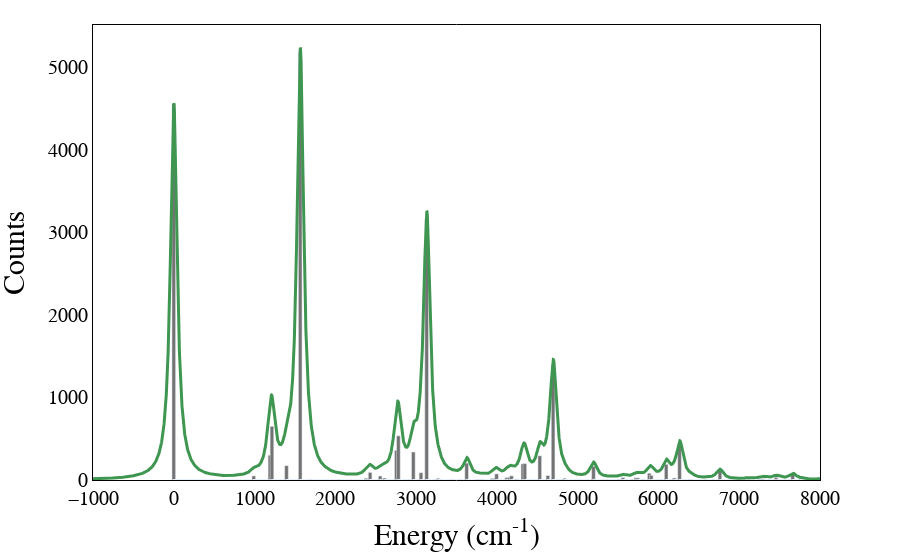

Write notebook code for a chart like this one.
### Code cell
e = qchem.vibronic.energies(formic, w, wp)

plot.spectrum(e, xmin=-1000, xmax=8000)

### Figure 1 — Plotly figure (JSON) as saved in the notebook; plotly's stock layout.template omitted (floating-point values rounded to 4 significant figures; data arrays with more than 128 entries replaced by an {"elided": "..."} marker saying what was removed)
{"data": [{"marker": {"color": "#737373"}, "type": "bar", "width": 45, "x": {"elided": "2805 float values"}, "y": {"elided": "2804 int values"}}, {"line": {"color": "#3e9651", "width": 3}, "mode": "lines", "type": "scatter", "x": {"elided": "9000 float values"}, "y": {"elided": "9000 float values"}}], "layout": {"bargap": 0.04, "margin": {"t": 25}, "plot_bgcolor": "white", "showlegend": false, "xaxis": {"linecolor": "black", "mirror": true, "range": [-1000, 8000], "showline": true, "tickfont": {"color": "black", "family": "Computer Modern", "size": 20}, "title": {"font": {"color": "black", "family": "Computer Modern", "size": 30}, "text": "Energy (cm<sup>-1</sup>)"}}, "yaxis": {"linecolor": "black", "mirror": true, "rangemode": "tozero", "showline": true, "tickfont": {"color": "black", "family": "Computer Modern", "size": 20}, "title": {"font": {"color": "black", "family": "Computer Modern", "size": 30}, "text": "Counts"}}}}
